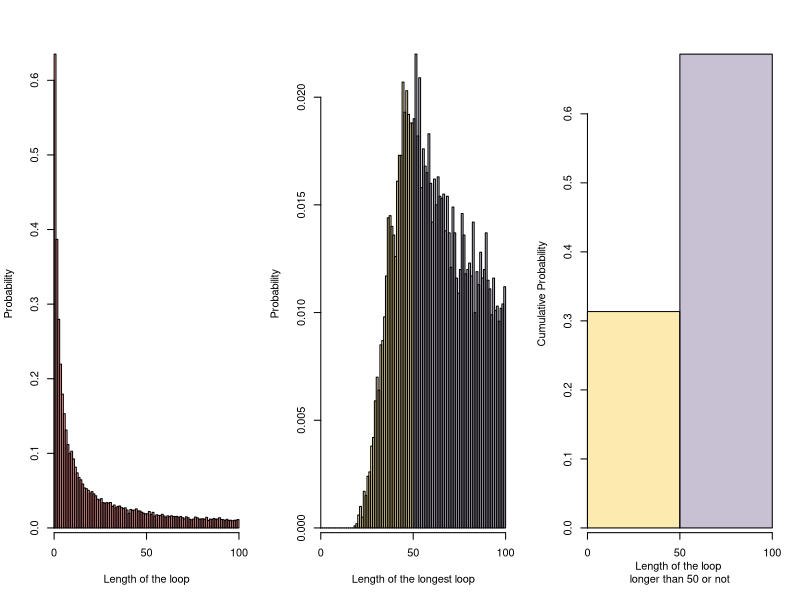

Write the R code that produced this figure.
#XXXXXXXXXXXXXXXXXXXXXXXX proj2.r XXXXXXXXXXXXXXXXXXXXXXXXXXXXXXXXXXXXXXXXXXXX
# Group member
# Biwei Zhu, s2325784
# Guanhao Su, s2301705
# Shuying Liu, s2436365

#XXXXXXXXXXXXXXXXXXXXXXXXXXX Contribution XXXXXXXXXXXXXXXXXXXXXXXXXXXXXXXXXXXXXX

# Biwei Zhu completed the function Pone
# Guanhao Su completed the function Pall and the visualization
# Biwei Zhu and Guanhao Su completed together the example code to assess success probabilities under each strategy
# Shuying Liu completed the function dloop and the assessment of probability, and modified the whole code. 

#XXXXXXXXXXXXXXXXXXXXXXXXXXXX Simulation XXXXXXXXXXXXXXXXXXXXXXXXXXXXXXXXXXXXXXX


# This project aims to estimate the success probability of the prisoner problem by simulations
# under three strategies:

# 1. The prisoner first opens the box with their number on it, 
# reads the number in the box then opens the box with that number,
# repeat until finding their own number in the box or reach the maximum of n open boxes.


# 2. As strategy 1, but starting from a randomly selected box.

# 3. They open n boxes at random to look for their number.
# Note: The cards in 2n boxes are in random order.


sim <- function(n,k,strategy,nprisoner=1,nreps=10000){
  # sim estimates the probability of prisoner succeeding in finding his number in 2*n boxes
  # takes argument: n; k - the list of prisoners' numbers; strategy - 1,2,3;
  #                 nprisoner - number of prisoners; nreps - number of simulations
  # returns the estimate probability
  
  # the total numer of success in nreps simulations
  success <- 0
  
  # Run nreps simulations
  for (irep in 1:nreps) {
    cards <- sample(2*n)
    flag <- array(FALSE,nprisoner)
    
    # Check if each prisoner succeeds
    for (prisoner in 1:nprisoner) {
      if (strategy == 3) {
        open_boxes <- sample(2*n,n)
        check_cards <- cards[open_boxes]
        if (k[prisoner] %in% check_cards) flag[prisoner] <- TRUE
      }
      else {
        # Different initially selected box number for strategy 2 & 3
        if (strategy == 1) selected_box <- k[prisoner]
        else selected_box <- sample(2*n,size=1)
        
        for (box in 1:n){
          if (cards[selected_box] == k[prisoner]){
            flag[prisoner] <- TRUE
            break
          }
          selected_box <- cards[selected_box]
        }
      }
    }
    success <- success+all(flag)
  }
  success/nreps
}


Pone <- function(n,k,strategy,nreps=10000){
  # Pone estimates the probability of one prisoner succeeding in finding his number in 2*n boxes
  # Takes argument: n; k - the prisoner's number; strategy - 1,2,3;
  #                 nreps - number of simulations
  # Returns the estimate probability
  sim(n,k,strategy)
}

Pall <- function(n,strategy,nreps=10000){
  # Pone estimates the probability of all 2*n prisoners succeeding in finding their number in 2*n boxes
  # Takes argument: n; strategy - 1,2,3; nreps - number of simulations
  # Returns the estimate probability
  k <- 1:(2*n)
  sim(n,k,strategy,nprisoner=2*n)
}



# Estimate the individual success probability under n = 5 and n = 50
cat("Individual success probability under the three strategies when n = 5\n")
for (strategy in 1:3) cat(sprintf('strategy %d: %f\n',strategy,Pone(5,1,strategy,10000)))

cat("Individual success probability under the three strategies when n = 50\n")
for (strategy in 1:3) cat(sprintf('strategy %d: %f\n',strategy,Pone(50,1,strategy,10000)))

# Estimate the joint success probability under n = 5 and n = 50
cat("Joint success probability under the three strategies when n = 5\n")
for (strategy in 1:3) cat(sprintf('strategy %d: %f\n',strategy,Pall(5,strategy,10000)))

cat("Joint success probability under the three strategies when n = 50\n")
for (strategy in 1:3) cat(sprintf('strategy %d: %f\n',strategy,Pall(50,strategy,10000)))


#XXXXXXXXXXXXXXXXXXXXXXXXXXXX comments XXXXXXXXXXXXXXXXXXXXXXXXXXXXXXXXXXXXXXXX

# If we run enough simulations, we can estimate the probability by the relative frequency.
# The only difference between strategy 2 and strategy 1 is the initial choice of boxes,
# but strategy 2 (prob = 0.4) will have a lower probability of success for one prisoner than strategies 1 & 3 (prob = 0.5).
# The difference of success rate becomes greater as we run simulations on 2*n prisoners,
# strategy 1 still has a surprisingly stable success rate (Prob = 0.3),
# while the success rates of strategy 2 & 3 drop to 0.

# Speculation: Strategy 1 works surprisingly well because there is a decent chance that
# the length of a loop in a 2*n permutation is under n,
# thus if the prisoner first opens the box with his own number, then he is on the unique loop containing his number,
# so he is likely to find his number in the sequence of opening n boxes.
# Strategy 2 fails because he initially opens a random box, so loop wouldn't help.

#XXXXXXXXXXXXXXXXXXXXXXXXXXXXXXXXXXXXXXXXXXXXXXXXXXXXXXXXXXXXXXXXXXXXXXXXXXXXXX

dloop <- function(n,nreps=10000){
  # dloop estimates the probability of each loop length from 1 to 2*n ocurring in a random shuffle of 2*n cards
  # Take argument: n; nreps - number of simulations
  # Returns a matrix of diminsion (2,2*n), 
  #   the first row being the probability distribution of each loop length, 
  #   the second being the probability distribution of the longest loop.
  
  loops <- array(0,2*n)
  longest_loops <- array(0,2*n)
  
  # run nreps simulations
  for (irep in 1:nreps){
    # ramdom shuffle of cards
    shuffle <- sample(2*n)
    # elements of loop_check are whether each loop length ocurrs in shuffle
    loop_check <- array(0,2*n)
    # elements of unchecked_list are whether indices of shuffle have been searched for loop
    unchecked_list <- array(TRUE,2*n)
    
    # search all loops until all the elements in shuffle have been searched
    while (length(shuffle[unchecked_list])){
      # pick an unchecked element in shuffle to start
      start <- shuffle[unchecked_list][1]
      k <- start
      unchecked_list[k] <- FALSE
      loop_len <- 1
      # find the loop that begins with 'start'
      while (shuffle[k] != start){
        k <- shuffle[k]
        unchecked_list[k] <- FALSE
        loop_len <- loop_len+1
      }
      loop_check[loop_len] <- 1
    }
    
    loops <- loops+loop_check
    longest_loop <- tail((1:(2*n))[as.logical(loop_check)],1)
    longest_loops[longest_loop] <- longest_loops[longest_loop]+1
  }
  rbind(loops/nreps,longest_loops/nreps)
}

# Assess the probability of loop
y <- dloop(50)
# The probability of each loop length from 1 to 2n occuring at least once.
cat('The probability of each loop length is\n',(y[1,]),'\n')
# the probability that there is no loop longer than 50 is roughly 0.31
cat('Probability of longest loop length being 50 is',sum(y[2,1:50]))


#Visualising the probability
n <- 50
color1 <- c(rgb(250,220,120,150,max = 255), rgb(160,150,180,150,max = 255))
color2 <- c(rep(rgb(250,220,120,150,max = 255),n), rep(rgb(160,150,180,150, max = 255), n))
par(mfrow = c(1,3))#three subplot

barplot(y[1,],col = rgb(255,100,100,150,max = 255), space = 0,xaxs="i"
        , xlab = "Length of the loop", ylab = "Probability")
axis(1,c(0,50,100))

barplot(c((y[2,1:50]),(y[2,51:100])), space = 0, col = color2, xaxs="i"
        , xlab = "Length of the longest loop", ylab = "Probability")
axis(1,c(0,50,100))

barplot(c(sum(y[2,1:50]), sum(y[2,51:100])), space = 0, col = color1, xaxs="i"
        , xlab = "Length of the loop \nlonger than 50 or not", ylab = "Cumulative Probability")
axis(1,c(0,1,2),c(0,50,100))
